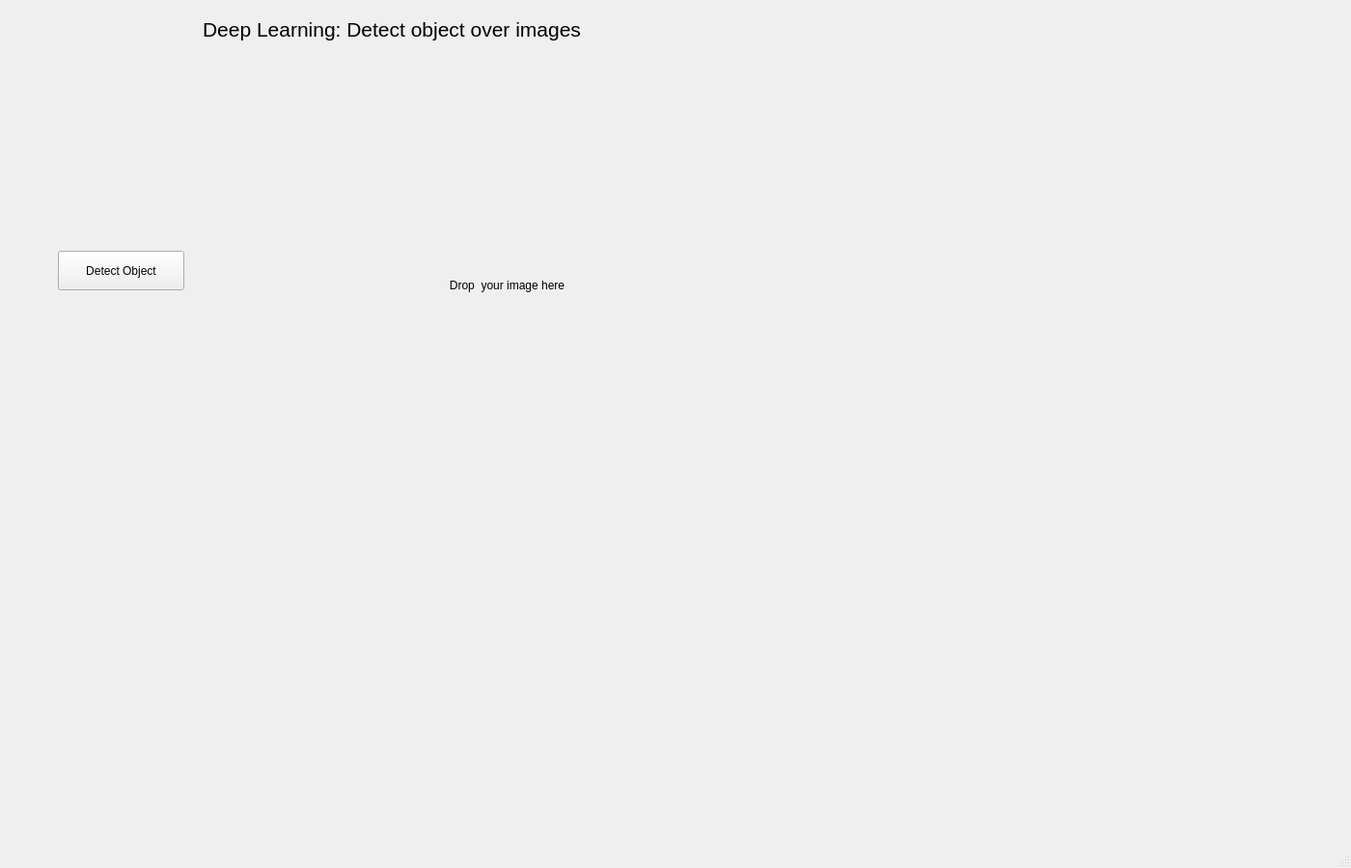
<?xml version="1.0" encoding="UTF-8"?>
<ui version="4.0">
 <class>DeepLearningWindow</class>
 <widget class="QMainWindow" name="DeepLearningWindow">
  <property name="geometry">
   <rect>
    <x>0</x>
    <y>0</y>
    <width>1400</width>
    <height>900</height>
   </rect>
  </property>
  <property name="windowTitle">
   <string>MainWindow</string>
  </property>
  <widget class="QWidget" name="centralwidget">
   <widget class="QLabel" name="labelDropDeep">
    <property name="geometry">
     <rect>
      <x>300</x>
      <y>80</y>
      <width>451</width>
      <height>431</height>
     </rect>
    </property>
    <property name="acceptDrops">
     <bool>true</bool>
    </property>
    <property name="text">
     <string>Drop  your image here</string>
    </property>
    <property name="alignment">
     <set>Qt::AlignmentFlag::AlignCenter</set>
    </property>
   </widget>
   <widget class="QLabel" name="titleDeepLearning">
    <property name="geometry">
     <rect>
      <x>210</x>
      <y>10</y>
      <width>401</width>
      <height>41</height>
     </rect>
    </property>
    <property name="font">
     <font>
      <pointsize>16</pointsize>
      <bold>false</bold>
     </font>
    </property>
    <property name="text">
     <string>Deep Learning: Detect object over images</string>
    </property>
   </widget>
   <widget class="QPushButton" name="detectObjectDeep">
    <property name="geometry">
     <rect>
      <x>60</x>
      <y>260</y>
      <width>131</width>
      <height>41</height>
     </rect>
    </property>
    <property name="text">
     <string>Detect Object</string>
    </property>
   </widget>
  </widget>
  <widget class="QMenuBar" name="menubar">
   <property name="geometry">
    <rect>
     <x>0</x>
     <y>0</y>
     <width>1400</width>
     <height>21</height>
    </rect>
   </property>
  </widget>
  <widget class="QStatusBar" name="statusbar"/>
 </widget>
 <resources/>
 <connections/>
</ui>
